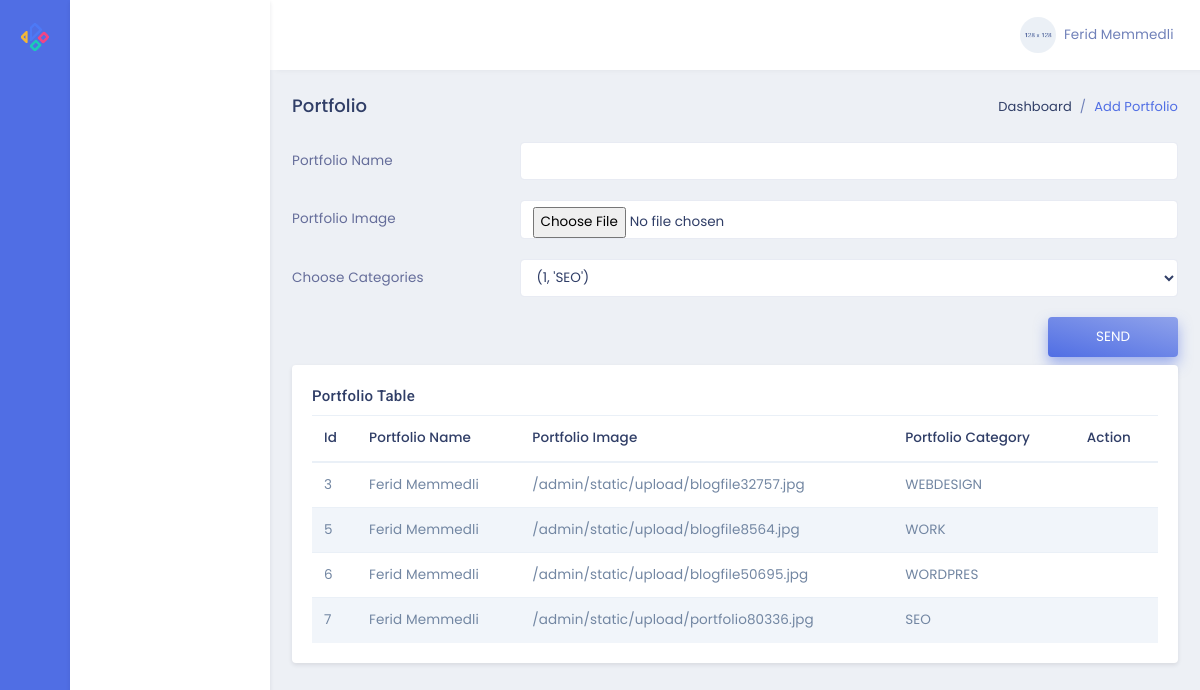
Before: /admin/portfolio (signed in) with the older database file.
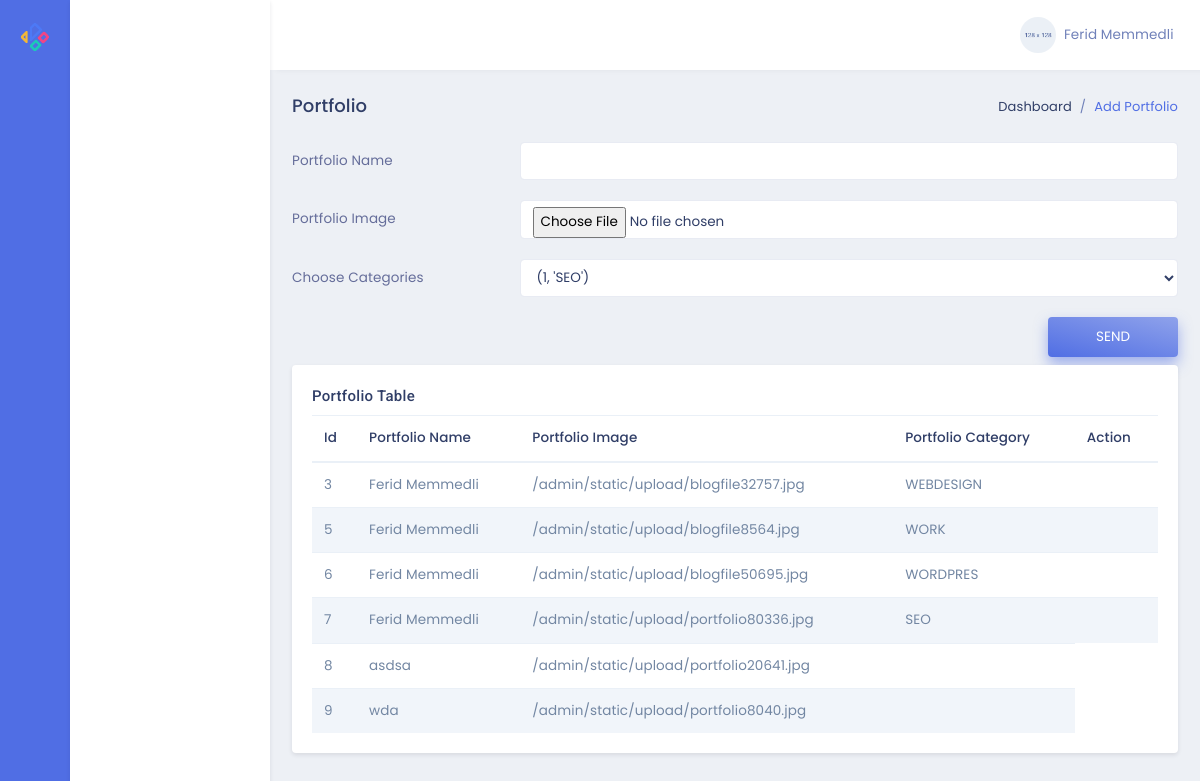
After: the same page with the newer database file.
### models.py (models this page shows)
class Portfolio(db.Model):
    id = db.Column(db.Integer, primary_key=True)
    title = db.Column(db.String,nullable=False)
    image = db.Column(db.String,nullable=False)
    category_id = db.Column(db.Integer,db.ForeignKey('category.id'),nullable=False)

class Category(db.Model):
    id = db.Column(db.Integer, primary_key=True)
    name = db.Column(db.String,nullable=False)
    port = db.relationship('Portfolio',backref='category',lazy=True)

### admin/routes.py (the view, shortened to what this page needs)
@admin.route('/portfolio',methods=['POST','GET'])
def adminPortfolio():
    if not current_user.is_authenticated:
        return redirect('/auth')
    formportfolio=PortfolioForm()
    return render_template('/admin/editPortfolio.html',form=formportfolio,port=Portfolio.query.all(),cat=Category.query.all())

### forms.py
class PortfolioForm(FlaskForm):
    title = StringField('Portfolio Name')
    image = FileField('Portfolio Image')
    category = SelectField('Choose Categories',choices=Category.query.with_entities(Category.id,Category.name).all())
    submit=SubmitField()

### models.py (called while the page is built)
@login_manager.user_loader
def load_user(user_id):
    return User.query.get(user_id)

### admin/templates/admin/editPortfolio.html
{% extends "admin/layout.html" %}
{% block contentAdmin %}
<div class="row">
    <div class="col-sm-12">
        <div class="page-title-box">
            <div class="float-right">
                <ol class="breadcrumb">
                    <li class="breadcrumb-item"><a href="javascript:void(0);">Dashboard</a></li>
                    <li class="breadcrumb-item active">Add Portfolio</li>
                </ol>
            </div>
            <h4 class="page-title">Portfolio</h4>
        </div>
    </div>
</div>
<form action="{{url_for('admin.adminPortfolio')}}" method="POST" class="row" enctype="multipart/form-data">
    <div class="col-12">
        <div class="form-group row">
            {{form.title.label(class='col-3 col-form-label text-left', for='example-text-input')}}
            <div class="col-9">
                {{form.title(class='form-control', id="example-text-input")}}
            </div>
        </div>
    </div>
    <div class="col-12">
        <div class="form-group row">
            {{form.image.label(class='col-3 col-form-label text-left', for='example-text-input1')}}
            <div class="col-9">
                {{form.image(class='form-control', id="example-text-input1")}}
            </div>
        </div>
    </div>
    <div class="col-12">
        <div class="form-group row">
            {{form.category.label(class='col-3 col-form-label text-left', for='example-text-input2')}}
            <div class="col-9">
                {{form.category(class='form-control', id="example-text-input2")}}
            </div>
        </div>
    </div>
    <div class="col-sm-12 text-right">
        {{form.submit(class='btn btn-gradient-primary px-5 py-2 mb-2',value='SEND')}}
    </div>
</form>
<div class="row">
    <div class="col-lg-12">
        <div class="card">
            <div class="card-body">
                <h4 class="mt-0 header-title">Portfolio Table</h4>
                <div class="table-responsive">
                    <table class="table table-striped mb-0">
                        <thead>
                            <tr>
                                <th>Id</th>
                                <th>Portfolio Name</th>
                                <th>Portfolio Image</th>
                                <th>Portfolio Category</th>
                                <th>Action</th>
                            </tr>
                        </thead>
                        <tbody>
                            {% for i in port %}
                            <tr>
                                <td>{{i.id}}</td>
                                <td>{{i.title}}</td>
                                <td>{{i.image}}</td>
                                {% for a in cat %}
                                {% if a.id==i.category_id %}
                                <td>{{a.name}}</td>
                                {% endif %}
                                {% endfor %}
                                <td>
                                    <a href="/admin/deleteportfolio/{{i.id}}"><i
                                            class="fas fa-trash-alt text-danger font-16"></i></a>
                                </td>
                            </tr>
                            {% endfor %}
                        </tbody>
                    </table>
                </div>
            </div>
        </div>
    </div>
</div>
{% endblock %}

Changed rows visible on the page:
added Portfolio: id "8", title "asdsa", image "/admin/static/upload/portfolio20641.jpg"
added Portfolio: id "9", title "wda", image "/admin/static/upload/portfolio8040.jpg"
